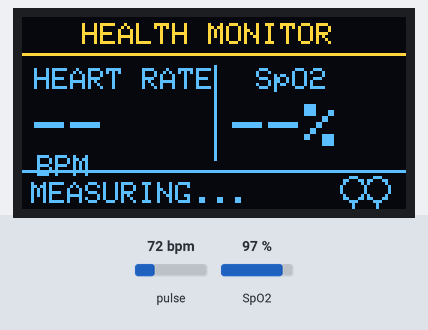
A sketch run on a simulated ESP32. Parts: 128×64 one-colour display. The inputs (shaded band) are chosen by the test bench; at power-on: pulse 72 bpm, SpO2 97 %. The OLED is the two-colour kind (top 16 rows yellow); what the sketch prints to the serial monitor is not drawn.

Above: at 1.6 s.
1.7 s: pulse set to 42 bpm
At 3.9 s:
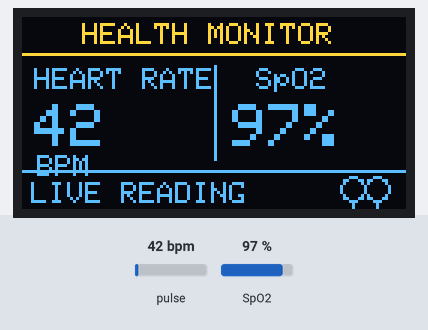
4.8 s: SpO2 set to 80 %
At 5.8 s:
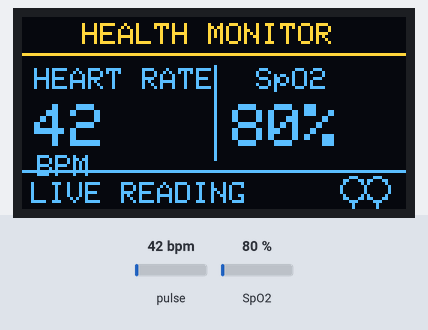
7.9 s: pulse set to 158 bpm
At 8.28 s:
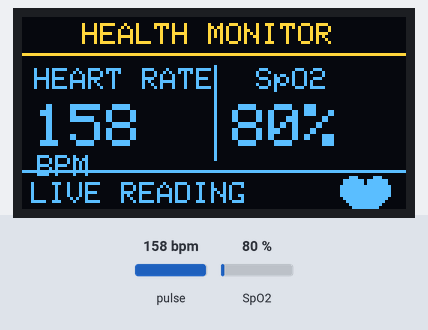
10.0 s: SpO2 set to 85 %
At 10.8 s:
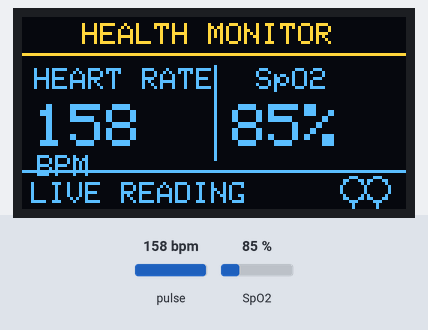
Timing chart, 0 to 13.0 s (numbered marks = the images above; inputs shaded):
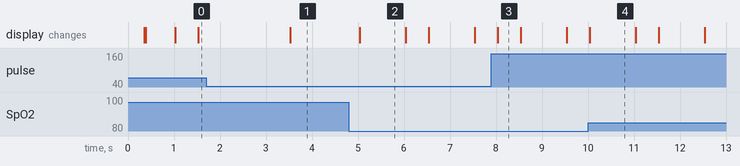

The sketch:

heartspo2oled.ino
```cpp
#include <Wire.h>
#include "MAX30100_PulseOximeter.h"
#include <Adafruit_GFX.h>
#include <Adafruit_SH110X.h>

// =================================================
// CONFIGURATION
// =================================================

#define SDA_PIN             21
#define SCL_PIN             22

#define OLED_ADDRESS        0x3C            //OLED Addresss
#define SCREEN_WIDTH        128            //Screen Width
#define SCREEN_HEIGHT       64

#define DISPLAY_INTERVAL    500
#define SERIAL_INTERVAL     1000
#define BEAT_TIMEOUT        3000

// =================================================
// OBJECTS
// =================================================

Adafruit_SH1106G display(
    SCREEN_WIDTH,
    SCREEN_HEIGHT,
    &Wire,
    -1
);

PulseOximeter pox;

// =================================================
// VARIABLES
// =================================================

uint32_t lastDisplayUpdate = 0;
uint32_t lastSerialUpdate = 0;

uint32_t lastBeatTime = 0;
uint32_t beatFlashUntil = 0;

float heartRate = 0.0f;
float spo2 = 0.0f;

bool sensorReady = false;
bool oledReady = false;

// =================================================
// HEARTBEAT CALLBACK
// =================================================

void onBeatDetected()
{
    lastBeatTime = millis();
    beatFlashUntil = millis() + 180;

    Serial.println("Heartbeat detected!");
}

// =================================================
// HEART ICON
// =================================================

void drawHeart(int x, int y, bool filled)
{
    if (filled)
    {
        display.fillCircle(x + 4, y + 4, 4, SH110X_WHITE);
        display.fillCircle(x + 12, y + 4, 4, SH110X_WHITE);

        display.fillTriangle(
            x, y + 5,
            x + 16, y + 5,
            x + 8, y + 14,
            SH110X_WHITE
        );
    }
    else
    {
        display.drawCircle(x + 4, y + 4, 4, SH110X_WHITE);
        display.drawCircle(x + 12, y + 4, 4, SH110X_WHITE);

        display.drawLine(
            x, y + 5,
            x + 8, y + 14,
            SH110X_WHITE
        );

        display.drawLine(
            x + 8, y + 14,
            x + 16, y + 5,
            SH110X_WHITE
        );
    }
}

// =================================================
// OLED DISPLAY
// =================================================

void drawMonitor()
{
    if (!oledReady)
        return;

    // Use the same validity conditions as Serial Monitor
    bool validHR =
        (heartRate >= 30.0f && heartRate <= 220.0f);

    bool validSpO2 =
        (spo2 >= 70.0f && spo2 <= 100.0f);

    display.clearDisplay();
    display.setTextColor(SH110X_WHITE);

    // HEADER
    display.setTextSize(1);
    display.setCursor(20, 2);
    display.print("HEALTH MONITOR");

    display.drawLine(0, 12, 127, 12, SH110X_WHITE);
    display.drawLine(64, 16, 64, 47, SH110X_WHITE);

    // HEART RATE
    display.setTextSize(1);
    display.setCursor(4, 17);
    display.print("HEART RATE");

    display.setTextSize(2);
    display.setCursor(4, 29);

    if (validHR)
    {
        display.print((int)(heartRate + 0.5f));
    }
    else
    {
        display.print("--");
    }

    display.setTextSize(1);
    display.setCursor(5, 46);
    display.print("BPM");

    // SPO2
    display.setTextSize(1);
    display.setCursor(78, 17);
    display.print("SpO2");

    display.setTextSize(2);
    display.setCursor(70, 29);

    if (validSpO2)
    {
        display.print((int)(spo2 + 0.5f));
        display.print("%");
    }
    else
    {
        display.print("--%");
    }

    // STATUS BAR
    display.drawLine(0, 51, 127, 51, SH110X_WHITE);

    display.setTextSize(1);
    display.setCursor(3, 55);

    if (!validHR && !validSpO2)
    {
        display.print("MEASURING...");
    }
    else if (!validHR)
    {
        display.print("CHECKING PULSE");
    }
    else if (!validSpO2)
    {
        display.print("CHECKING SPO2");
    }
    else
    {
        display.print("LIVE READING");
    }

    // HEARTBEAT ANIMATION
    drawHeart(
        106,
        53,
        millis() < beatFlashUntil
    );

    // SEND BUFFER TO OLED
    display.display();
}
// =================================================
// SETUP
// =================================================

void setup()
{
    Serial.begin(115200);
    delay(300);

    Serial.println();
    Serial.println("ESP32 HEART RATE + SpO2 MONITOR");

    // Initialize I2C
    Wire.begin(SDA_PIN, SCL_PIN);
    Wire.setClock(100000);

    // Initialize OLED
    oledReady = display.begin(OLED_ADDRESS, true);

    if (oledReady)
    {
        display.clearDisplay();
        display.setTextColor(SH110X_WHITE);
        display.setTextSize(1);
        display.setCursor(20, 20);
        display.println("HEALTH MONITOR");
        display.setCursor(25, 36);
        display.println("Initializing...");
        display.display();

        Serial.println("OLED ready.");
    }
    else
    {
        Serial.println("OLED initialization failed.");
    }

    // Initialize MAX30100
    if (!pox.begin())
    {
        Serial.println("MAX30100 initialization failed!");

        if (oledReady)
        {
            display.clearDisplay();
            display.setTextSize(1);
            display.setCursor(10, 22);
            display.println("SENSOR ERROR");
            display.setCursor(5, 38);
            display.println("Check MAX30100");
            display.display();
        }

        return;
    }

    // Moderate increase in IR LED current
    pox.setIRLedCurrent(MAX30100_LED_CURR_11MA);

    // Register heartbeat callback
    pox.setOnBeatDetectedCallback(onBeatDetected);

    sensorReady = true;

    Serial.println("MAX30100 ready.");
    Serial.println("Place finger gently and keep still.");

    // Do not initialize lastBeatTime here.
    // A beat must actually be detected first.
    lastBeatTime = 0;

    drawMonitor();
}

// =================================================
// MAIN LOOP
// =================================================

void loop()
{
    if (!sensorReady)
    {
        delay(100);
        return;
    }

    // IMPORTANT: keep this running as frequently as possible.
    pox.update();

    uint32_t now = millis();

    // Read sensor values and refresh display
    if (now - lastDisplayUpdate >= DISPLAY_INTERVAL)
    {
        lastDisplayUpdate = now;

        heartRate = pox.getHeartRate();
        spo2 = pox.getSpO2();

        drawMonitor();
    }

    // Serial output
    if (now - lastSerialUpdate >= SERIAL_INTERVAL)
    {
        lastSerialUpdate = now;

        Serial.print("Heart Rate: ");

        if (heartRate >= 30.0f && heartRate <= 220.0f)
        {
            Serial.print(heartRate, 1);
            Serial.print(" BPM");
        }
        else
        {
            Serial.print("-- BPM");
        }

        Serial.print(" | SpO2: ");

        if (spo2 >= 70.0f && spo2 <= 100.0f)
        {
            Serial.print(spo2, 1);
            Serial.println("%");
        }
        else
        {
            Serial.println("--%");
        }
    }
}
```

Measured:
- after the input at 1.7 s, the display: changes after 1.8 s (image 1)
- after the input at 4.8 s, the display: changes after 0.23 s (image 2)
- after the input at 7.9 s, the display: changes after 0.14 s (image 3)
- after the input at 10.0 s, the display: changes at once (image 4)
- what the display in image 2 shows lasts 1.0 s, from 5.0 s to 6.0 s
- what the display in image 3 shows lasts 0.5 s, from 8.0 s to 8.5 s
